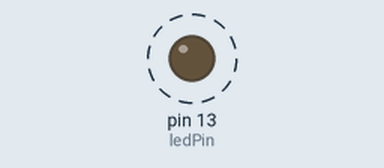
Recording of a sketch running on a simulated Arduino Uno, built with avr-gcc and run on an emulated ATmega328P. On the bench: output pins drawn as LEDs (lit = HIGH). Dashed ring = blinking.

Above: at 0.12 s.
Timing chart, 0 to 3.0 s (numbered marks = the images above):
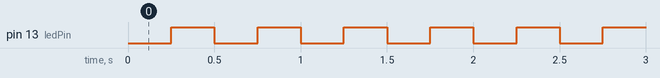

Measured:
- by itself, pin 13 (ledPin): alternates HIGH for 0.25 s and LOW for 0.25 s

The sketch:

blink-millis.ino
```cpp
// blink-millis — blink the on-board LED WITHOUT delay(), using the clock.
//
// same visible behavior as blink.ino, but the loop never freezes. instead of
// "wait 250ms", it checks the clock every pass and flips the LED only when
// enough time has gone by. this is the non-blocking pattern you'll reuse
// everywhere later (e.g. read a sensor AND blink at the same time).

const int ledPin = LED_BUILTIN;       // pin 13, the on-board LED
const unsigned long interval = 250;   // ms between flips — change this to change the rate

unsigned long previousMillis = 0;     // the moment we last flipped the LED
int ledState = LOW;                   // the LED's current state (LOW = off, HIGH = on)

void setup() {
  pinMode(ledPin, OUTPUT);            // pin 13 is an output — runs once
}

void loop() {
  unsigned long currentMillis = millis();   // read the clock: ms since the board booted

  // has 'interval' ms passed since the last flip?
  // (writing it as a subtraction keeps working even when millis() rolls
  //  over back to 0 after ~49 days — the canonical, correct form.)
  if (currentMillis - previousMillis >= interval) {
    previousMillis = currentMillis;                  // reset the timer to now
    ledState = (ledState == LOW) ? HIGH : LOW;       // flip: off->on or on->off
    digitalWrite(ledPin, ledState);                  // apply the new state to the pin
  }

  // loop() keeps spinning freely down here — nothing is frozen. you could do
  // other work in this space and the blink would still keep perfect timing.
}
```
